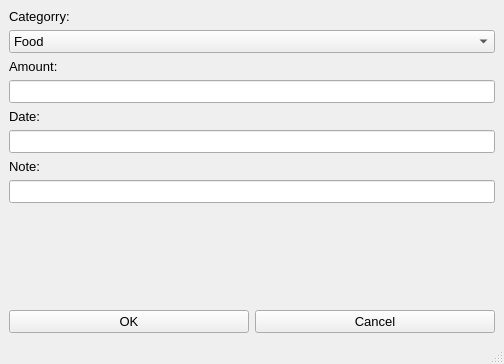
<?xml version="1.0" encoding="UTF-8"?>
<ui version="4.0">
 <class>MainWindow</class>
 <widget class="QMainWindow" name="MainWindow">
  <property name="geometry">
   <rect>
    <x>0</x>
    <y>0</y>
    <width>504</width>
    <height>364</height>
   </rect>
  </property>
  <property name="font">
   <font>
    <pointsize>10</pointsize>
   </font>
  </property>
  <property name="windowTitle">
   <string>MainWindow</string>
  </property>
  <widget class="QWidget" name="centralwidget">
   <layout class="QGridLayout" name="gridLayout">
    <item row="0" column="0">
     <layout class="QVBoxLayout" name="verticalLayout">
      <item>
       <widget class="QLabel" name="label">
        <property name="text">
         <string>Categorry:</string>
        </property>
       </widget>
      </item>
      <item>
       <widget class="QComboBox" name="cbbCategory">
        <item>
         <property name="text">
          <string>Food</string>
         </property>
        </item>
        <item>
         <property name="text">
          <string>Transport</string>
         </property>
        </item>
        <item>
         <property name="text">
          <string>Entertainment</string>
         </property>
        </item>
        <item>
         <property name="text">
          <string>Education</string>
         </property>
        </item>
        <item>
         <property name="text">
          <string>Other</string>
         </property>
        </item>
       </widget>
      </item>
      <item>
       <widget class="QLabel" name="label_2">
        <property name="text">
         <string>Amount:</string>
        </property>
       </widget>
      </item>
      <item>
       <widget class="QLineEdit" name="txtAmount"/>
      </item>
      <item>
       <widget class="QLabel" name="label_3">
        <property name="text">
         <string>Date:</string>
        </property>
       </widget>
      </item>
      <item>
       <widget class="QLineEdit" name="txtDate"/>
      </item>
      <item>
       <widget class="QLabel" name="label_4">
        <property name="text">
         <string>Note:</string>
        </property>
       </widget>
      </item>
      <item>
       <widget class="QLineEdit" name="txtNote"/>
      </item>
      <item>
       <spacer name="verticalSpacer">
        <property name="orientation">
         <enum>Qt::Vertical</enum>
        </property>
        <property name="sizeHint" stdset="0">
         <size>
          <width>20</width>
          <height>40</height>
         </size>
        </property>
       </spacer>
      </item>
      <item>
       <layout class="QHBoxLayout" name="horizontalLayout">
        <item>
         <widget class="QPushButton" name="btnOK">
          <property name="text">
           <string>OK</string>
          </property>
         </widget>
        </item>
        <item>
         <widget class="QPushButton" name="btnCancel">
          <property name="text">
           <string>Cancel</string>
          </property>
         </widget>
        </item>
       </layout>
      </item>
     </layout>
    </item>
   </layout>
  </widget>
  <widget class="QMenuBar" name="menubar">
   <property name="geometry">
    <rect>
     <x>0</x>
     <y>0</y>
     <width>504</width>
     <height>27</height>
    </rect>
   </property>
  </widget>
  <widget class="QStatusBar" name="statusbar"/>
 </widget>
 <resources/>
 <connections/>
</ui>
